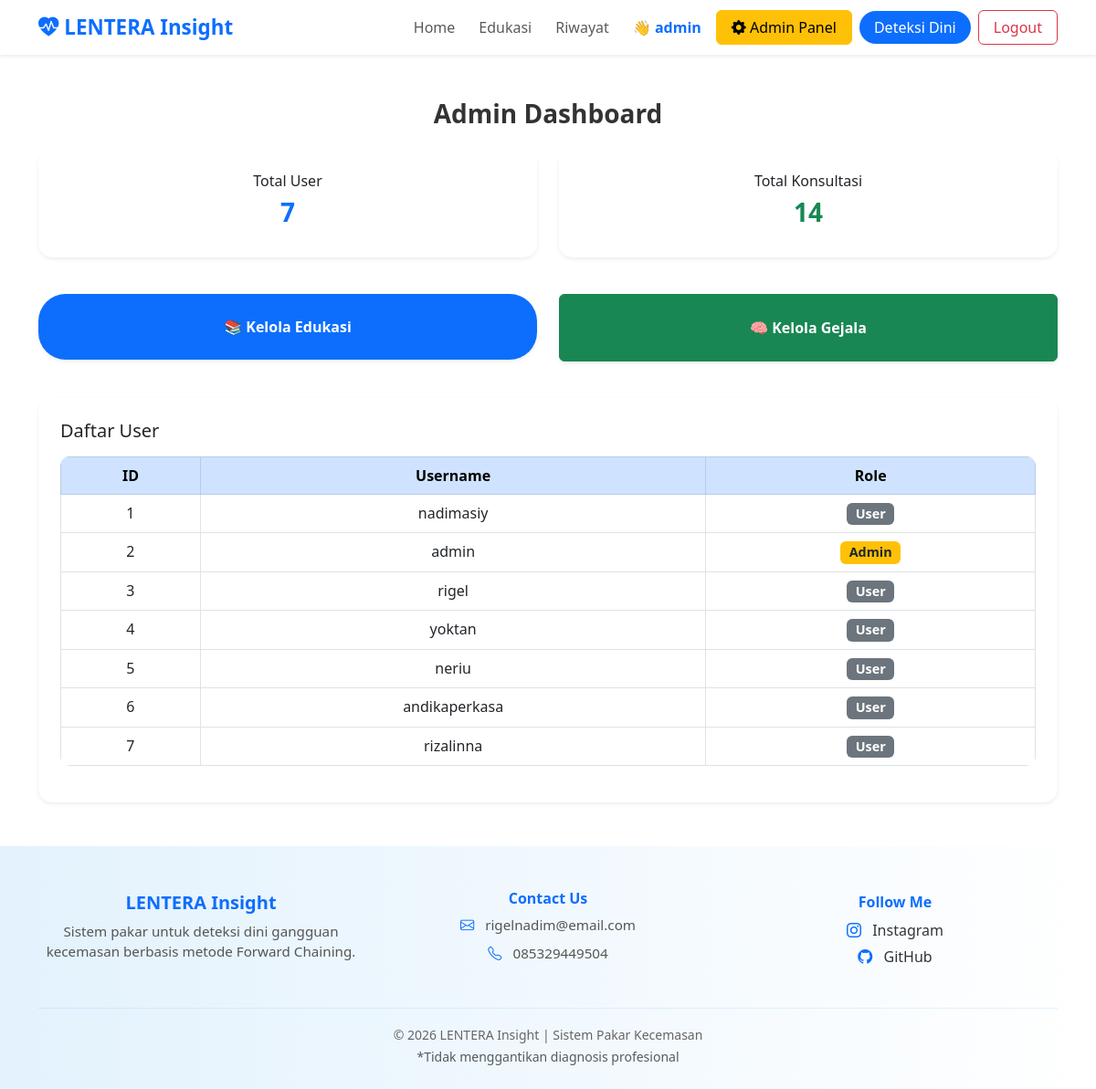
The app's page /admin/ (signed in) with its own data.
### tables this page shows
CREATE TABLE users (
    id INTEGER PRIMARY KEY AUTOINCREMENT,
    username TEXT UNIQUE,
    password TEXT,
    role TEXT
);

### app/routes/admin_routes.py (the view)
@admin.route('/')
def admin_dashboard():
    if not admin_required():
        return redirect(url_for('auth.login'))
    conn = get_db_connection()
    users = conn.execute("SELECT * FROM users").fetchall()
    total_konsultasi = conn.execute(
        "SELECT COUNT(*) as total FROM hasil_konsultasi"
    ).fetchone()['total']
    conn.close()
    return render_template(
        'admin/dashboard.html',
        users=users,
        total_konsultasi=total_konsultasi
    )

### app/routes/admin_routes.py (called while the page is built)
def admin_required():
    return session.get('username') and session.get('role') == 'admin'

### database/db.py (called while the page is built)
def get_db_connection():
    db_path = os.path.join(BASE_DIR, 'db.sqlite3')
    print("PAKAI DATABASE:", db_path)  # 🔥 DEBUG
    conn = sqlite3.connect(db_path)
    conn.row_factory = sqlite3.Row
    return conn

### app/templates/admin/dashboard.html
{% extends 'layout/base.html' %} {% block content %}
<div class="container mt-5">
  <h3 class="mb-4 text-center fw-bold">Admin Dashboard</h3>
  <div class="row text-center mb-4">
    <div class="col-md-6 mb-3">
      <div class="card shadow-sm p-4">
        <h6>Total User</h6>
        <h3 class="text-primary">{{ users|length }}</h3>
      </div>
    </div>
    <div class="col-md-6 mb-3">
      <div class="card shadow-sm p-4">
        <h6>Total Konsultasi</h6>
        <h3 class="text-success">{{ total_konsultasi }}</h3>
      </div>
    </div>
  </div>
  <div class="row text-center mb-4">
    <div class="col-md-6 mb-3">
      <a
        href="{{ url_for('admin.edukasi') }}"
        class="btn btn-primary w-100 p-4 fw-semibold shadow-sm"
      >
        📚 Kelola Edukasi
      </a>
    </div>
    <div class="col-md-6 mb-3">
      <a
        href="{{ url_for('admin.gejala') }}"
        class="btn btn-success w-100 p-4 fw-semibold shadow-sm"
      >
        🧠 Kelola Gejala
      </a>
    </div>
  </div>
  <div class="card shadow-sm p-4">
    <h5 class="mb-3">Daftar User</h5>
    <div class="table-responsive">
      <table class="table table-bordered table-hover">
        <thead class="table-primary text-center">
          <tr>
            <th>ID</th>
            <th>Username</th>
            <th>Role</th>
          </tr>
        </thead>
        <tbody class="text-center">
          {% for user in users %}
          <tr>
            <td>{{ user.id }}</td>
            <td>{{ user.username }}</td>
            <td>
              {% if user.role == 'admin' %}
              <span class="badge bg-warning text-dark">Admin</span>
              {% else %}
              <span class="badge bg-secondary">User</span>
              {% endif %}
            </td>
          </tr>
          {% endfor %}
        </tbody>
      </table>
    </div>
  </div>
</div>
{% endblock %}

### app/templates/layout/base.html (shortened to what this page needs)
<!doctype html>
<html lang="id">
  <head>
    <link
      href="https://cdn.jsdelivr.net/npm/bootstrap@5.3.0/dist/css/bootstrap.min.css"
      rel="stylesheet"
    />
    <link
      href="https://cdn.jsdelivr.net/npm/bootstrap-icons/font/bootstrap-icons.css"
      rel="stylesheet"
    />
    <link
      rel="stylesheet"
      href="{{ url_for('static', filename='css/style.css') }}"
    />
  </head>
  <body>
    <nav class="navbar navbar-expand-lg bg-white shadow-sm sticky-top">
      <div class="container">
        <a class="navbar-brand fw-bold" href="{{ url_for('main.dashboard') }}">
          <i class="bi bi-heart-pulse-fill text-primary"></i> LENTERA Insight
        </a>
        <div class="collapse navbar-collapse" id="nav">
          <ul class="navbar-nav ms-auto align-items-center">
            <li class="nav-item">
              <a class="nav-link" href="{{ url_for('main.dashboard') }}">
                Home
              </a>
            </li>
            <li class="nav-item">
              <a class="nav-link" href="{{ url_for('main.edukasi') }}">
                Edukasi
              </a>
            </li>
            <a href="{{ url_for('konsultasi.riwayat') }}" class="nav-link">
              Riwayat
            </a>
            {% if session.get('username') %}
            <li class="nav-item">
              <span class="nav-link text-primary fw-semibold">
                👋 {{ session['username'] }}
              </span>
            </li>
            {% if session.get('role') == 'admin' %}
            <li class="nav-item ms-2">
              <a href="/admin" class="btn btn-warning px-3">
                <i class="bi bi-gear-fill"></i> Admin Panel
              </a>
            </li>
            {% endif %}
            <li class="nav-item ms-2">
              <a
                href="{{ url_for('konsultasi.konsultasi_page') }}"
                class="btn btn-primary px-3"
              >
                Deteksi Dini
              </a>
            </li>
            <li class="nav-item ms-2">
              <a
                href="{{ url_for('auth.logout') }}"
                class="btn btn-outline-danger px-3"
              >
                Logout
              </a>
            </li>
            {% endif %}
          </ul>
        </div>
      </div>
    </nav>
    <main>{% block content %}{% endblock %}</main>
    <footer class="mt-5 pt-5 pb-4 footer-custom">
      <div class="container">
        <div class="row text-center">
          <div class="col-md-4 mb-4">
            <h5 class="fw-bold">LENTERA Insight</h5>
            <p>
              Sistem pakar untuk deteksi dini gangguan kecemasan berbasis metode
              Forward Chaining.
            </p>
          </div>
          <div class="col-md-4 mb-4">
            <h6 class="fw-bold">Contact Us</h6>
            <p><i class="bi bi-envelope"></i> rigelnadim@email.com</p>
            <p><i class="bi bi-telephone"></i> 085329449504</p>
          </div>
          <div class="col-md-4 mb-4">
            <h6 class="fw-bold">Follow Me</h6>
            <a href="https://www.instagram.com/gellvibes_/" class="d-block">
              <i class="bi bi-instagram"></i> Instagram
            </a>
            <a href="https://github.com/Gellsxly" class="d-block">
              <i class="bi bi-github"></i> GitHub
            </a>
          </div>
        </div>
        <hr />
        <div class="text-center">
          <small>
            © 2026 LENTERA Insight | Sistem Pakar Kecemasan <br />
            <span class="text-muted">
              *Tidak menggantikan diagnosis profesional
            </span>
          </small>
        </div>
      </div>
    </footer>
  </body>
</html>

### app/static/css/style.css (style rules this page uses)
body { font-family: "Segoe UI", sans-serif; background-color: #ffffff; color: #333; }
h1, h2, h3, h4 { font-weight: 600; }
a { text-decoration: none; }
.navbar { transition: 0.3s; }
.navbar-brand { font-size: 1.4rem; color: #0d6efd !important; }
.nav-link { font-weight: 500; margin-left: 10px; }
.btn-primary { background-color: #0d6efd; border: none; border-radius: 30px; transition: 0.3s; }
footer { background-color: #f8f9fa; color: #666; }
footer { background: linear-gradient(to right, #e3f2fd, #ffffff); color: #333; }
footer h5, footer h6 { color: #0d6efd; }
footer p { font-size: 0.95rem; color: #555; }
footer a { text-decoration: none; color: #333; transition: 0.3s; }
footer i { margin-right: 8px; color: #0d6efd; }
footer hr { border-top: 1px solid #90caf9; }
footer small { color: #666; }
footer .row { justify-content: center; align-items: center; }
footer p { margin-bottom: 8px; }
footer a { display: inline-block; margin-top: 5px; }
.card { border-radius: 15px; border: none; transition: 0.3s; }
.footer-custom { background: linear-gradient(to right, #e3f2fd, #ffffff); }
.footer-custom a { text-decoration: none; color: #333; margin-top: 5px; }
a { transition: 0.3s; }
table { border-radius: 10px; overflow: hidden; }
.badge { font-size: 0.9rem; }

### records on screen
users: id "1", username "nadimasiy", role "User"
users: id "2", username "admin", role "Admin"
users: id "3", username "rigel", role "User"
users: id "4", username "yoktan", role "User"
users: id "5", username "neriu", role "User"
users: id "6", username "andikaperkasa", role "User"
users: id "7", username "rizalinna", role "User"

### other values on screen
{{ session['username'] }} "admin"
{{ users|length }} "7"
{{ total_konsultasi }} "14"
